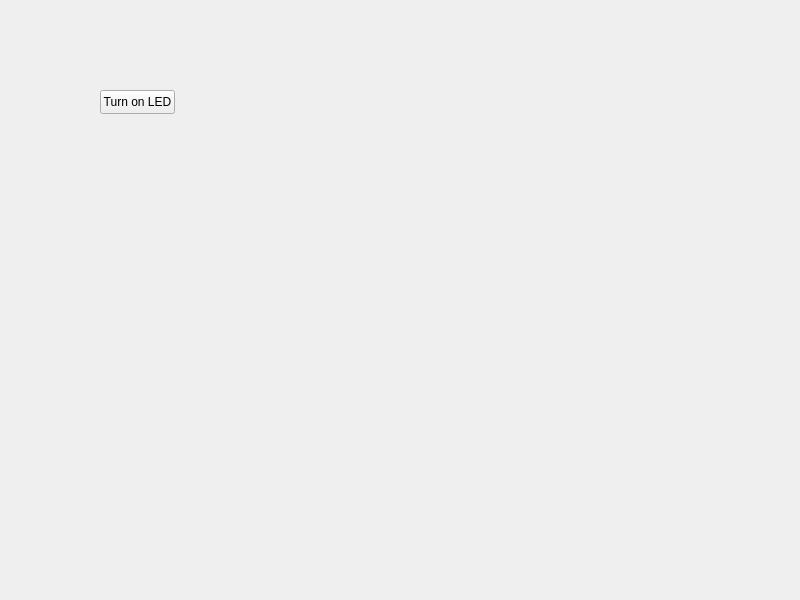
<?xml version="1.0" encoding="UTF-8"?>
<ui version="4.0">
 <class>Widget</class>
 <widget class="QWidget" name="Widget">
  <property name="geometry">
   <rect>
    <x>0</x>
    <y>0</y>
    <width>800</width>
    <height>600</height>
   </rect>
  </property>
  <property name="windowTitle">
   <string>Widget</string>
  </property>
  <widget class="QPushButton" name="turnOnButton">
   <property name="geometry">
    <rect>
     <x>100</x>
     <y>90</y>
     <width>75</width>
     <height>24</height>
    </rect>
   </property>
   <property name="text">
    <string>Turn on LED</string>
   </property>
  </widget>
 </widget>
 <resources/>
 <connections/>
</ui>
